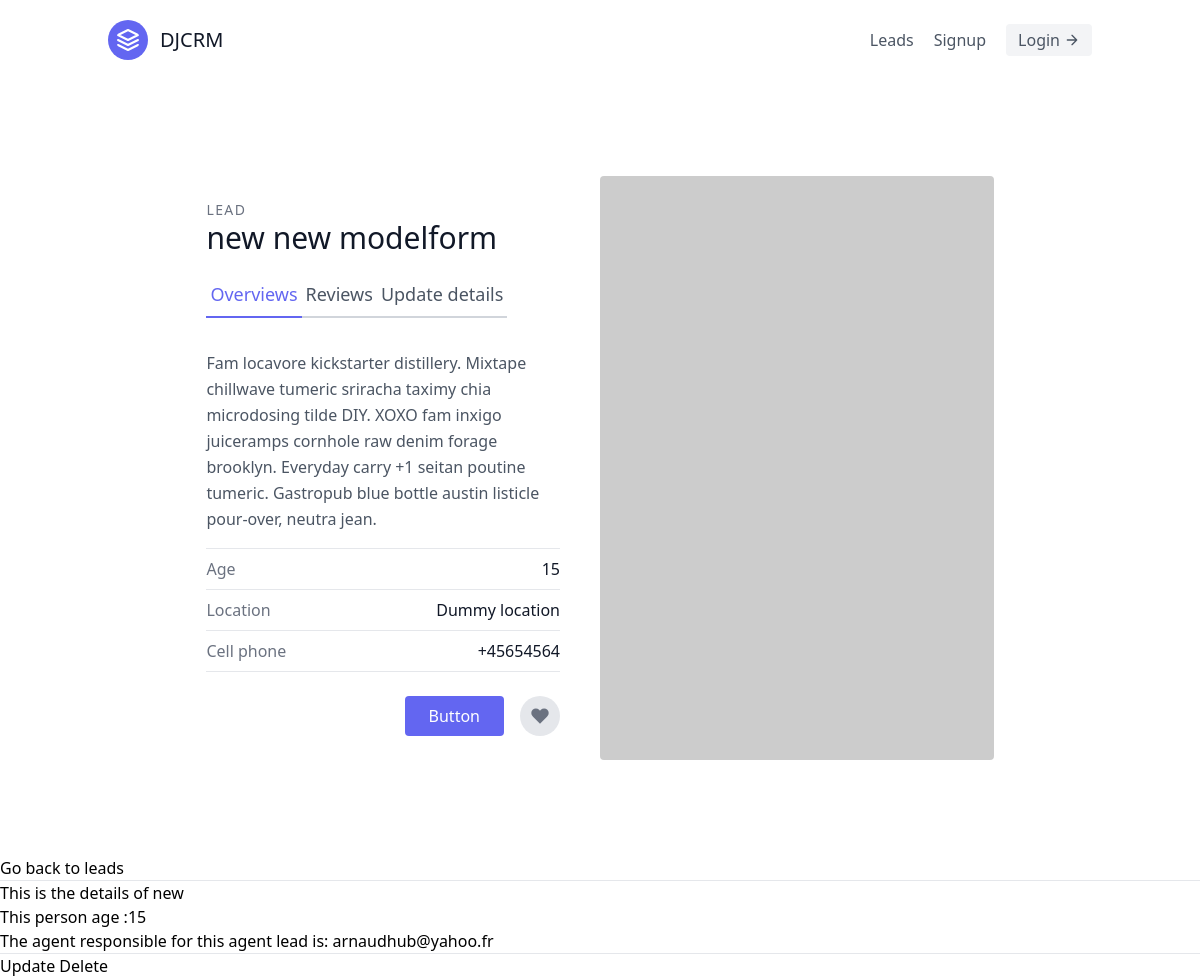
/leads/13/, run on the app's committed database.
### leads/models.py (models this page shows, shortened)
class Lead(models.Model):
    first_name = models.CharField(max_length=20)
    last_name = models.CharField(max_length=20)
    age = models.IntegerField(default=0)
    agent = models.ForeignKey("Agent",on_delete=models.CASCADE)

class Agent(models.Model):
    user = models.OneToOneField(User,on_delete=models.CASCADE)
    def __str__(self):
        return self.user.email

class User(AbstractUser):
    pass

### leads/views.py (the view)
# urls.py: path('<int:pk>/', LeadDetailView.as_view(), name="lead-detail"),
class LeadDetailView(generic.DetailView):
    template_name = "leads/lead_detail.html"
    queryset = Lead.objects.all()
    context_object_name = "lead"

### leads/templates/leads/lead_detail.html
{% extends "base.html" %}
{% block content %}
<section class="text-gray-600 body-font overflow-hidden">
    <div class="container px-5 py-24 mx-auto">
      <div class="lg:w-4/5 mx-auto flex flex-wrap">
        <div class="lg:w-1/2 w-full lg:pr-10 lg:py-6 mb-6 lg:mb-0">
          <h2 class="text-sm title-font text-gray-500 tracking-widest">LEAD</h2>
            <h1 class="text-gray-900 text-3xl title-font font-medium mb-4">
              {{ lead.first_name }} {{ lead.last_name }}
            </h1>
                <div class="flex mb-4">
                    <div class="flex mb-4">
                        <a href="{% url 'leads:lead-detail' lead.pk %}" class="flex-grow text-indigo-500 border-b-2 border-indigo-500 py-2 text-lg px-1">
                            Overviews
                        </a>
                        <a class="flex-grow border-b-2 border-gray-300 py-2 text-lg px-1">
                            Reviews
                        </a>
                        <a href="{% url 'leads:lead-update' lead.pk %}" class="flex-grow border-b-2 border-gray-300 py-2 text-lg px-1">
                            Update details
                        </a>
                    </div>
                </div>
          <p class="leading-relaxed mb-4">Fam locavore kickstarter distillery. Mixtape chillwave tumeric sriracha taximy chia microdosing tilde DIY. XOXO fam inxigo juiceramps cornhole raw denim forage brooklyn. Everyday carry +1 seitan poutine tumeric. Gastropub blue bottle austin listicle pour-over, neutra jean.</p>
          <div class="flex border-t border-gray-200 py-2">
            <span class="text-gray-500">Age</span>
            <span class="ml-auto text-gray-900">{{lead.age}}</span>
          </div>
          <div class="flex border-t border-gray-200 py-2">
            <span class="text-gray-500">Location</span>
            <span class="ml-auto text-gray-900">Dummy location</span>
          </div>
          <div class="flex border-t border-b mb-6 border-gray-200 py-2">
            <span class="text-gray-500">Cell phone</span>
            <span class="ml-auto text-gray-900">+45654564</span>
          </div>
          <div class="flex">
            <button class="flex ml-auto text-white bg-indigo-500 border-0 py-2 px-6 focus:outline-none hover:bg-indigo-600 rounded">Button</button>
            <button class="rounded-full w-10 h-10 bg-gray-200 p-0 border-0 inline-flex items-center justify-center text-gray-500 ml-4">
              <svg fill="currentColor" stroke-linecap="round" stroke-linejoin="round" stroke-width="2" class="w-5 h-5" viewBox="0 0 24 24">
                <path d="M20.84 4.61a5.5 5.5 0 00-7.78 0L12 5.67l-1.06-1.06a5.5 5.5 0 00-7.78 7.78l1.06 1.06L12 21.23l7.78-7.78 1.06-1.06a5.5 5.5 0 000-7.78z"></path>
              </svg>
            </button>
          </div>
        </div>
        <img alt="ecommerce" class="lg:w-1/2 w-full lg:h-auto h-64 object-cover object-center rounded" src="https://dummyimage.com/400x400">
      </div>
    </div>
  </section>
    <a href="{% url 'leads:lead-list' %}">Go back to leads</a>
    <hr>
    <h1>This is the details of {{ lead.first_name}}</h1>
    <p>This person age :{{ lead.age }} </p>
    <p>The agent responsible for this agent lead is: {{ lead.agent }} </p>
    <hr>
    <a href="{% url 'leads:lead-update' lead.pk %}">Update</a>
    <a href="{% url 'leads:lead-delete' lead.pk %}">Delete</a>
{% endblock content %}

### data on the page
Lead: first_name "new", last_name "new modelform", age "15", agent "arnaudhub@yahoo.fr"
